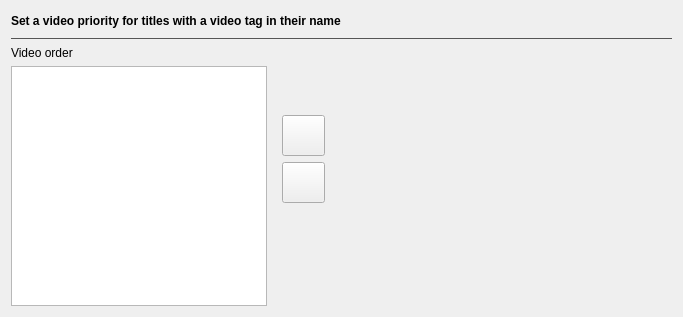
                   <widget class="QWidget" name="tabGlobalVideo">
                    <attribute name="title">
                     <string>Video</string>
                    </attribute>
                    <layout class="QVBoxLayout" name="verticalLayout_9">
                     <item>
                      <widget class="QWidget" name="gridGlobalVideo" native="true">
                       <layout class="QGridLayout" name="gridLayoutGlobalVideo">
                        <property name="leftMargin">
                         <number>0</number>
                        </property>
                        <property name="topMargin">
                         <number>0</number>
                        </property>
                        <property name="rightMargin">
                         <number>0</number>
                        </property>
                        <property name="bottomMargin">
                         <number>0</number>
                        </property>
                        <property name="spacing">
                         <number>6</number>
                        </property>
                        <item row="4" column="1">
                         <widget class="QFrame" name="frameGlobalVideoDown">
                          <property name="sizePolicy">
                           <sizepolicy hsizetype="Fixed" vsizetype="Preferred">
                            <horstretch>0</horstretch>
                            <verstretch>0</verstretch>
                           </sizepolicy>
                          </property>
                          <property name="minimumSize">
                           <size>
                            <width>60</width>
                            <height>0</height>
                           </size>
                          </property>
                          <property name="frameShape">
                           <enum>QFrame::NoFrame</enum>
                          </property>
                          <property name="frameShadow">
                           <enum>QFrame::Plain</enum>
                          </property>
                          <layout class="QVBoxLayout" name="verticalLayout_27">
                           <item>
                            <spacer name="verticalSpacerGlobalVideoUpDownTop">
                             <property name="orientation">
                              <enum>Qt::Vertical</enum>
                             </property>
                             <property name="sizeHint" stdset="0">
                              <size>
                               <width>20</width>
                               <height>40</height>
                              </size>
                             </property>
                            </spacer>
                           </item>
                           <item>
                            <widget class="QPushButton" name="buttonGlobalVideoStandardUp">
                             <property name="sizePolicy">
                              <sizepolicy hsizetype="Fixed" vsizetype="Fixed">
                               <horstretch>0</horstretch>
                               <verstretch>0</verstretch>
                              </sizepolicy>
                             </property>
                             <property name="minimumSize">
                              <size>
                               <width>40</width>
                               <height>41</height>
                              </size>
                             </property>
                             <property name="font">
                              <font>
                               <family>Arial</family>
                               <pointsize>10</pointsize>
                               <bold>true</bold>
                              </font>
                             </property>
                             <property name="toolTip">
                              <string>Move the selected regions up in priority</string>
                             </property>
                             <property name="text">
                              <string/>
                             </property>
                             <property name="icon">
                              <iconset resource="resources.qrc">
                               <normaloff>:/Arrows/images/icons8-sort-up-100.png</normaloff>:/Arrows/images/icons8-sort-up-100.png</iconset>
                             </property>
                            </widget>
                           </item>
                           <item>
                            <widget class="QPushButton" name="buttonGlobalVideoStandardDown">
                             <property name="sizePolicy">
                              <sizepolicy hsizetype="Fixed" vsizetype="Fixed">
                               <horstretch>0</horstretch>
                               <verstretch>0</verstretch>
                              </sizepolicy>
                             </property>
                             <property name="minimumSize">
                              <size>
                               <width>40</width>
                               <height>41</height>
                              </size>
                             </property>
                             <property name="font">
                              <font>
                               <family>Arial</family>
                               <pointsize>10</pointsize>
                               <bold>true</bold>
                              </font>
                             </property>
                             <property name="toolTip">
                              <string>Move the selected regions down in priority</string>
                             </property>
                             <property name="text">
                              <string/>
                             </property>
                             <property name="icon">
                              <iconset resource="resources.qrc">
                               <normaloff>:/Arrows/images/icons8-sort-down-100.png</normaloff>:/Arrows/images/icons8-sort-down-100.png</iconset>
                             </property>
                            </widget>
                           </item>
                           <item>
                            <spacer name="verticalSpacerGlobalVideoUpDownBottom">
                             <property name="orientation">
                              <enum>Qt::Vertical</enum>
                             </property>
                             <property name="sizeHint" stdset="0">
                              <size>
                               <width>20</width>
                               <height>40</height>
                              </size>
                             </property>
                            </spacer>
                           </item>
                           <item>
                            <spacer name="verticalSpacerGlobalVideoUpDownBuffer">
                             <property name="orientation">
                              <enum>Qt::Vertical</enum>
                             </property>
                             <property name="sizeType">
                              <enum>QSizePolicy::Fixed</enum>
                             </property>
                             <property name="sizeHint" stdset="0">
                              <size>
                               <width>20</width>
                               <height>54</height>
                              </size>
                             </property>
                            </spacer>
                           </item>
                          </layout>
                         </widget>
                        </item>
                        <item row="4" column="2">
                         <spacer name="horizontalSpacerGlobalVideo_1">
                          <property name="orientation">
                           <enum>Qt::Horizontal</enum>
                          </property>
                          <property name="sizeType">
                           <enum>QSizePolicy::Fixed</enum>
                          </property>
                          <property name="sizeHint" stdset="0">
                           <size>
                            <width>220</width>
                            <height>20</height>
                           </size>
                          </property>
                         </spacer>
                        </item>
                        <item row="4" column="0">
                         <widget class="CustomListSelfDrag" name="listWidgetGlobalVideoStandards">
                          <property name="sizePolicy">
                           <sizepolicy hsizetype="Fixed" vsizetype="Expanding">
                            <horstretch>0</horstretch>
                            <verstretch>0</verstretch>
                           </sizepolicy>
                          </property>
                          <property name="minimumSize">
                           <size>
                            <width>220</width>
                            <height>0</height>
                           </size>
                          </property>
                          <property name="tabKeyNavigation">
                           <bool>true</bool>
                          </property>
                          <property name="showDropIndicator" stdset="0">
                           <bool>true</bool>
                          </property>
                          <property name="dragDropMode">
                           <enum>QAbstractItemView::DragDrop</enum>
                          </property>
                          <property name="defaultDropAction">
                           <enum>Qt::MoveAction</enum>
                          </property>
                          <property name="alternatingRowColors">
                           <bool>false</bool>
                          </property>
                          <property name="selectionMode">
                           <enum>QAbstractItemView::ExtendedSelection</enum>
                          </property>
                         </widget>
                        </item>
                        <item row="4" column="4">
                         <spacer name="horizontalSpacerGlobalVideo_3">
                          <property name="orientation">
                           <enum>Qt::Horizontal</enum>
                          </property>
                          <property name="sizeHint" stdset="0">
                           <size>
                            <width>40</width>
                            <height>20</height>
                           </size>
                          </property>
                         </spacer>
                        </item>
                        <item row="2" column="0">
                         <widget class="QLabel" name="labelGlobalVideoStandardsOrder">
                          <property name="sizePolicy">
                           <sizepolicy hsizetype="Preferred" vsizetype="Preferred">
                            <horstretch>0</horstretch>
                            <verstretch>0</verstretch>
                           </sizepolicy>
                          </property>
                          <property name="font">
                           <font>
                            <family>Segoe UI</family>
                           </font>
                          </property>
                          <property name="text">
                           <string>Video order</string>
                          </property>
                          <property name="textInteractionFlags">
                           <set>Qt::NoTextInteraction</set>
                          </property>
                         </widget>
                        </item>
                        <item row="4" column="3">
                         <spacer name="horizontalSpacerGlobalVideo_2">
                          <property name="orientation">
                           <enum>Qt::Horizontal</enum>
                          </property>
                          <property name="sizeType">
                           <enum>QSizePolicy::Fixed</enum>
                          </property>
                          <property name="sizeHint" stdset="0">
                           <size>
                            <width>60</width>
                            <height>20</height>
                           </size>
                          </property>
                         </spacer>
                        </item>
                        <item row="1" column="0" colspan="5">
                         <widget class="Line" name="lineGlobalVideoStandardsSeparator">
                          <property name="sizePolicy">
                           <sizepolicy hsizetype="Preferred" vsizetype="Fixed">
                            <horstretch>0</horstretch>
                            <verstretch>0</verstretch>
                           </sizepolicy>
                          </property>
                          <property name="palette">
                           <palette>
                            <active>
                             <colorrole role="WindowText">
                              <brush brushstyle="SolidPattern">
                               <color alpha="255">
                                <red>85</red>
                                <green>85</green>
                                <blue>85</blue>
                               </color>
                              </brush>
                             </colorrole>
                            </active>
                            <inactive>
                             <colorrole role="WindowText">
                              <brush brushstyle="SolidPattern">
                               <color alpha="255">
                                <red>85</red>
                                <green>85</green>
                                <blue>85</blue>
                               </color>
                              </brush>
                             </colorrole>
                            </inactive>
                            <disabled>
                             <colorrole role="WindowText">
                              <brush brushstyle="SolidPattern">
                               <color alpha="255">
                                <red>120</red>
                                <green>120</green>
                                <blue>120</blue>
                               </color>
                              </brush>
                             </colorrole>
                            </disabled>
                           </palette>
                          </property>
                          <property name="frameShadow">
                           <enum>QFrame::Plain</enum>
                          </property>
                          <property name="orientation">
                           <enum>Qt::Horizontal</enum>
                          </property>
                         </widget>
                        </item>
                        <item row="0" column="0" colspan="5">
                         <widget class="QLabel" name="labelGlobalFilterByVideo">
                          <property name="sizePolicy">
                           <sizepolicy hsizetype="Preferred" vsizetype="Preferred">
                            <horstretch>0</horstretch>
                            <verstretch>0</verstretch>
                           </sizepolicy>
                          </property>
                          <property name="minimumSize">
                           <size>
                            <width>0</width>
                            <height>20</height>
                           </size>
                          </property>
                          <property name="font">
                           <font>
                            <family>Segoe UI</family>
                            <bold>true</bold>
                           </font>
                          </property>
                          <property name="text">
                           <string>Set a video priority for titles with a video tag in their name</string>
                          </property>
                          <property name="textInteractionFlags">
                           <set>Qt::NoTextInteraction</set>
                          </property>
                         </widget>
                        </item>
                       </layout>
                      </widget>
                     </item>
                    </layout>
                   </widget>
